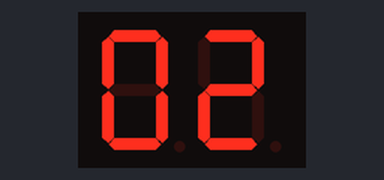
The sketch below on a simulated Arduino Uno, built with avr-gcc and run on an emulated ATmega328P. Parts: 2-digit seven-segment display. Wiring (inferred from the names in the program): 2-digit 7-segment display, segments lit when HIGH: segments pin 2, pin 3, pin 4, pin 5, pin 6, pin 7, pin 8, pin 9, pin 10, pin 11, pin 12, pin 13, A0, A1. The segment pins are drawn as the display they are named for.

Above: at 1.1 s.
At 6.1 s:
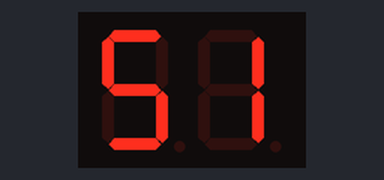
At 11.1 s:
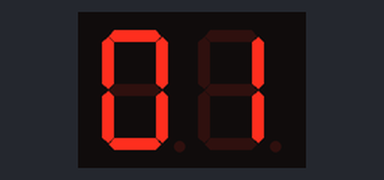
At 21.1 s:
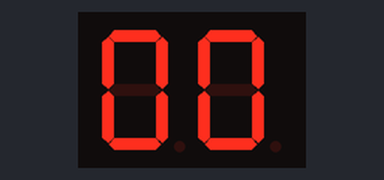
At 30.1 s:
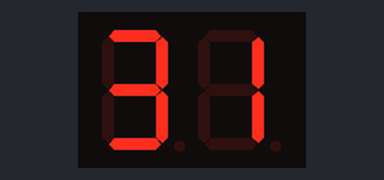
At 39.1 s:
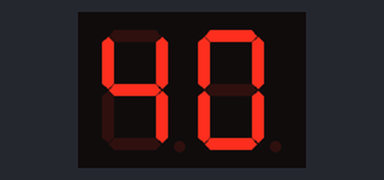

The sketch:

countdown.ino
```cpp
int Pins1[] = {2, 3, 4, 5, 6, 7, 8};
int Pins2[] = {9, 10, 11, 12, 13, A0, A1};

byte numbers[] = {
  B00111111,
  B00000110,
  B01011011,
  B01001111,
  B01100110,
  B01101101,
  B01111101,
  B00000111,
  B01111111,
  B01101111
};

unsigned long previousMillis = 0;
const long interval = 1000;
int number = 20;

void setup() {
  for (int i = 0; i < 7; i++) {
    pinMode(Pins1[i], OUTPUT);
    pinMode(Pins2[i], OUTPUT);
  }
}

void loop() {
  unsigned long currentMillis = millis();

  if (currentMillis - previousMillis >= interval) {
    previousMillis = currentMillis;
    if (number >= 0) {
      displayNumber(number);
      number--;
    } else {
      number = 20;
    }
  }
}


void displayNumber(int number) {
  int tens = number / 10;
  int ones = number % 10;
  {
  byte seg1 = numbers[ones];
  for (int i = 0; i < 9; i++) {
    digitalWrite(Pins1[i], bitRead(seg1, i));
  }
  byte seg2 = numbers[tens];
  for (int v = 0; v < 7; v++) {
    digitalWrite(Pins2[v], bitRead(seg2, v));
  }
  }
}
```

Measured:
- what the display in image 0 shows lasts 1.0 s, from 1.0 s to 2.0 s
- what the display in image 3 shows lasts 2.0 s, from 21.0 s to 23.0 s
